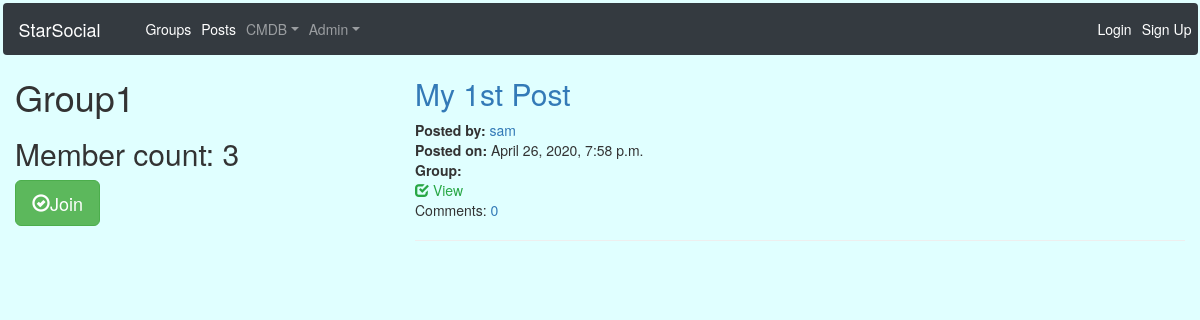
Before: /groups/posts/in/group1/ with the older database file.
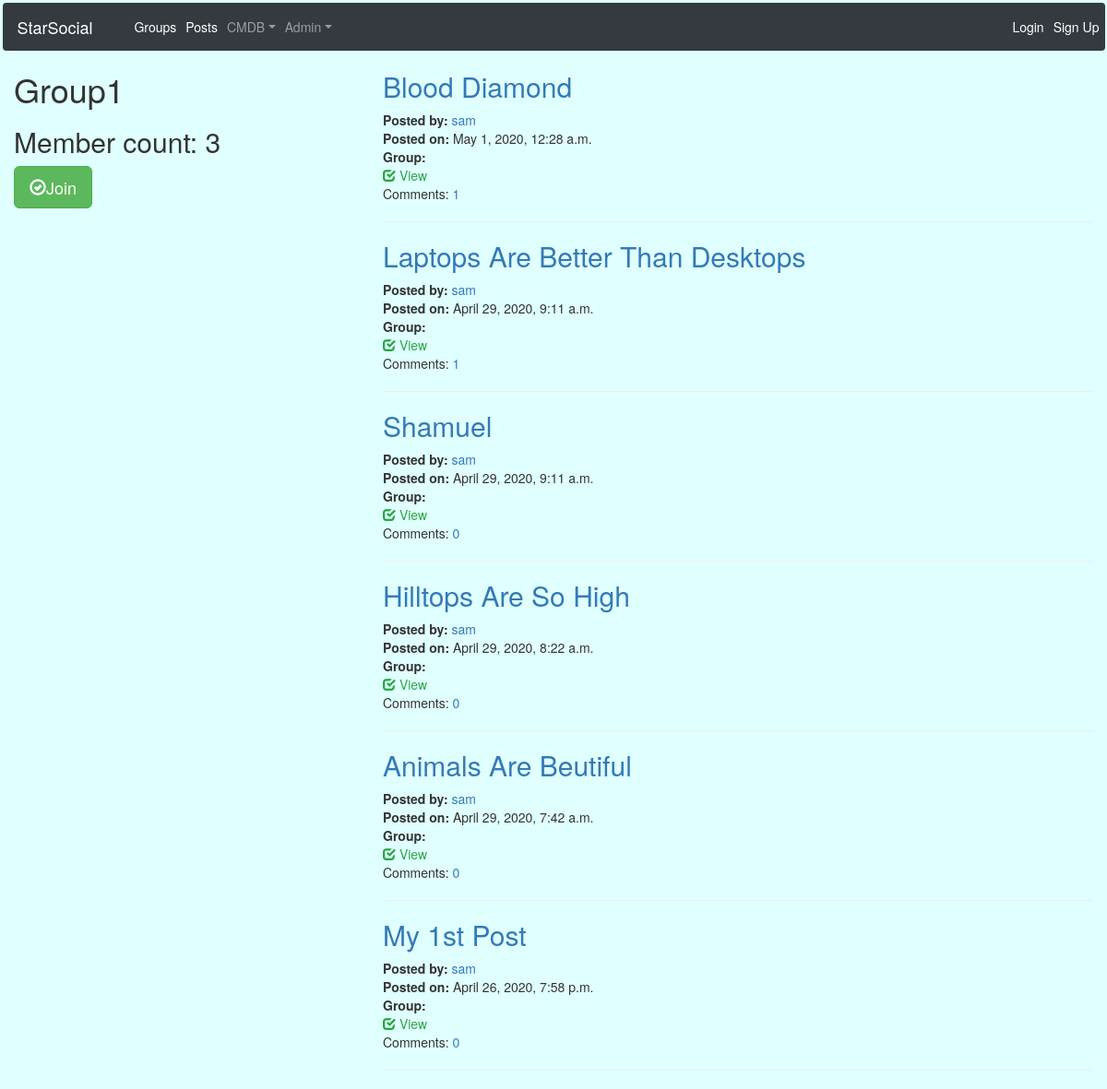
After: the same page with the newer database file.
### posts/models.py (models this page shows, shortened)
class Post(models.Model):
    user = models.ForeignKey(User,related_name='posts',blank=True,null=True,on_delete=models.CASCADE)
    created_at = models.DateTimeField(auto_now=True)
    message = models.TextField()
    message_html = models.TextField(editable=False)
    group = models.ForeignKey(Group, related_name='posts',blank=True,null=True,on_delete=models.CASCADE)
    class Meta:
        ordering = ['-created_at']
        unique_together = ['user','message']

### groups/views.py (the view)
# urls.py: url(r'^posts/in/(?P<slug>[-\w]+)/$', views.SingleGroup.as_view(), name='single'),
class SingleGroup(generic.DetailView):
    model = Group

### groups/templates/groups/group_detail.html
{% include  'groups/group_base.html' %}
{% block pregroup %}
<div class='col-md-4'>
    <h1>{{ group.name }}</h1>
    <h2>Member count: {{ group.member.count }}</h2>
    <div class='content'>
        {% if user in group.member.all %}
            <a href="{% url 'groups:leave' slug=group.slug %}" class='btn btn-lg btn-fill btn-warning'>
                <span class='glyphicon glyphicon-remove-circle'></span>Leave</a>
        {% else %}
            <a href="{% url 'groups:join' slug=group.slug %}" class='btn btn-lg btn-fill btn-success'>
                <span class='glyphicon glyphicon-ok-circle'></span>Join</a>
        {% endif %}
    </div>
</div>
{% endblock %}
{% block group_content %}
    <div class='col-md-8'>
        {% if group.posts.count == 0 %}
            <h2>No Posts in this group yet!</h2>
        {% else %}
            {% for post in group.posts.all %}
                {% include "posts/_post.html" %}
            {% endfor %}
        {% endif %}
    </div>
{% endblock %}

### posts/templates/posts/_post.html (shortened to what this page needs)
<div>
    <a href="{% url 'posts:single' username=post.user.username pk=post.pk %}">
    <h2 class="text-capitalize">{{ post.message }}</h2>
    </a>
    <div>
        <strong>Posted by: </strong>
        <a href="{% url 'posts:for_user' username=post.user.username %}">
            {{ post.user.username }}
        </a>
        <br>
        <strong class='time'>Posted on: </strong><span> {{ post.created_at }}</span>
        <br>
        <strong>Group:</strong>
    </div>
    <div class='media-footer'>
        <a href="{% url 'posts:single' username=post.user.username pk=post.pk %}">
            <span class='glyphicon glyphicon-check text-success' aria-hidden='true'></span>
            <span class='text-success icon-label'>View</span>
        </a>
        <div class="comment">
            Comments:
            <a href="{% url 'posts:single' username=post.user.username pk=post.pk %}">{{ post.comments.count }} </a>
        </div>
    </div>
    <hr>
</div>

Changed rows visible on the page:
added Post: message "Blood Diamond", user.username "sam", created_at "May 1, 2020, 12:28 a.m.", comments.count "1"
added Post: message "Laptops Are Better Than Desktops", user.username "sam", created_at "April 29, 2020, 9:11 a.m.", comments.count "1"
added Post: message "Shamuel", user.username "sam", created_at "April 29, 2020, 9:11 a.m.", comments.count "0"
added Post: message "Hilltops Are So High", user.username "sam", created_at "April 29, 2020, 8:22 a.m.", comments.count "0"
added Post: message "Animals Are Beutiful", user.username "sam", created_at "April 29, 2020, 7:42 a.m.", comments.count "0"
